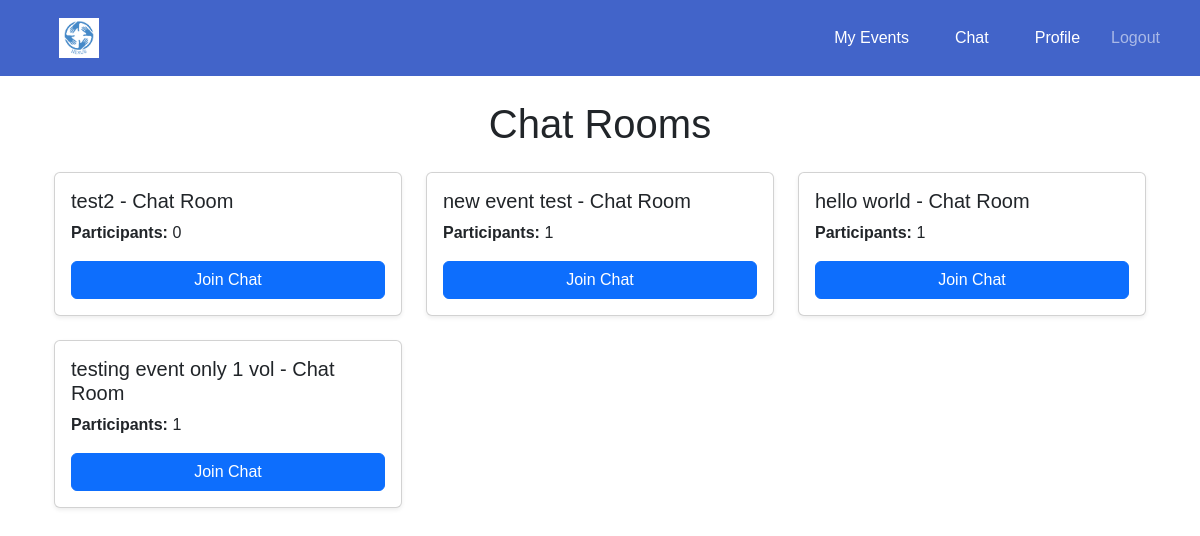
Before: /chat/ (signed in) with the older database file.
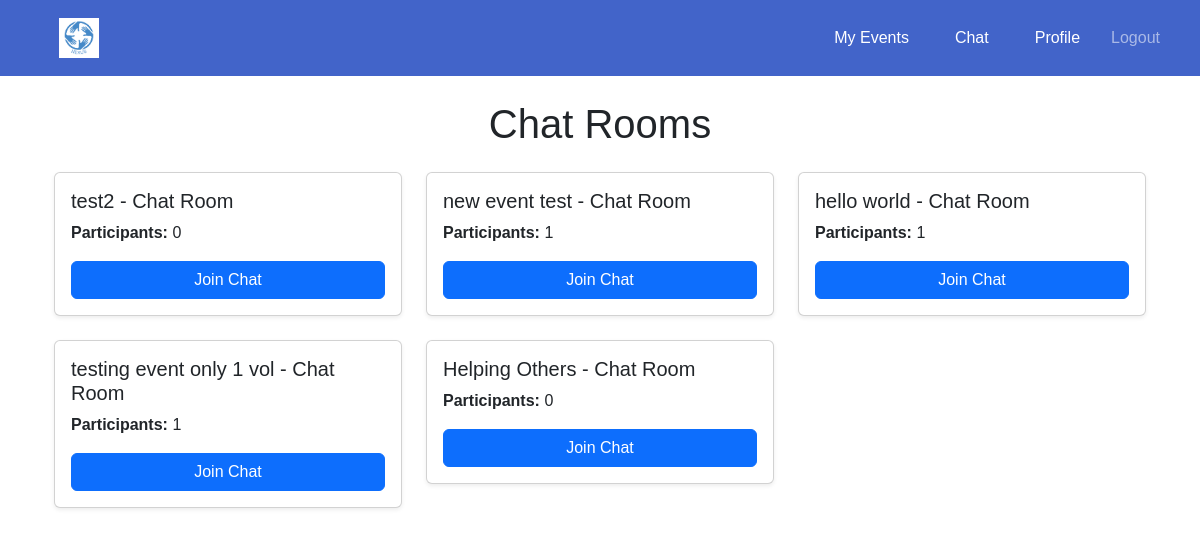
After: the same page with the newer database file.
### chat/models.py (models this page shows, shortened)
class ChatRoom(models.Model):
    event = models.OneToOneField(Event, on_delete=models.CASCADE, related_name="chatroom")
    created_at = models.DateTimeField(auto_now_add=True)

### events/models.py (models this page shows, shortened)
class Event(models.Model):
    CATEGORY_CHOICES = [
        ('Education', 'Education'),
        ('Social Development', 'Social Development'),
        ('Senior Citizen', 'Senior Citizen'),
    ]
    organisation = models.ForeignKey(settings.AUTH_USER_MODEL, on_delete=models.CASCADE)
    name = models.CharField(max_length=255)
    description = models.TextField()
    date = models.DateTimeField()
    location = models.CharField(max_length=255)
    volunteers_needed = models.PositiveIntegerField()
    roles_responsibilities = models.TextField()
    category = models.CharField(max_length=50, choices=CATEGORY_CHOICES, blank=False, default='Education')

### chat/views.py (the view)
# urls.py: path('', chat_home, name='chat_home'),  # Homepage for Chat
@login_required
def chat_home(request):
    if request.user.user_type == 'volunteer':
        registered_events = VolunteerEvent.objects.filter(volunteer=request.user).values_list('event_id', flat=True)
        chat_rooms = ChatRoom.objects.filter(event__id__in=registered_events)
    elif request.user.user_type == 'organisation':
        chat_rooms = ChatRoom.objects.filter(event__organisation=request.user)
    else:
        chat_rooms = ChatRoom.objects.none()  # Empty queryset for unknown user types
    for room in chat_rooms:
        room.participant_count = VolunteerEvent.objects.filter(event=room.event).count()
    return render(request, "chat/chat_home.html", {"chat_rooms": chat_rooms})

### chat/templates/chat/chat_home.html (shortened to what this page needs)
{% extends "base.html" %}
{% block content %}
<div class="container mt-4">
    <h1 class="text-center mb-4">Chat Rooms</h1>
    {% if chat_rooms %}
        <div class="row">
            {% for room in chat_rooms %}
                <div class="col-md-6 col-lg-4">
                    <div class="card shadow-sm mb-4">
                        <div class="card-body">
                            <h5 class="card-title">{{ room.event.name }} - Chat Room</h5>
                            <p class="card-text"><strong>Participants:</strong> {{ room.participant_count }}</p>
                            <a href="{% url 'chat:chat_room' room.event.id %}" class="btn btn-primary w-100">
                                Join Chat
                            </a>
                        </div>
                    </div>
                </div>
            {% endfor %}
        </div>
    {% else %}
        <div class="alert alert-info text-center">
            <p>No chat rooms available.</p>
        </div>
    {% endif %}
</div>
{% endblock %}

Changed rows visible on the page:
added ChatRoom: event.name "Helping Others", participant_count "0"
